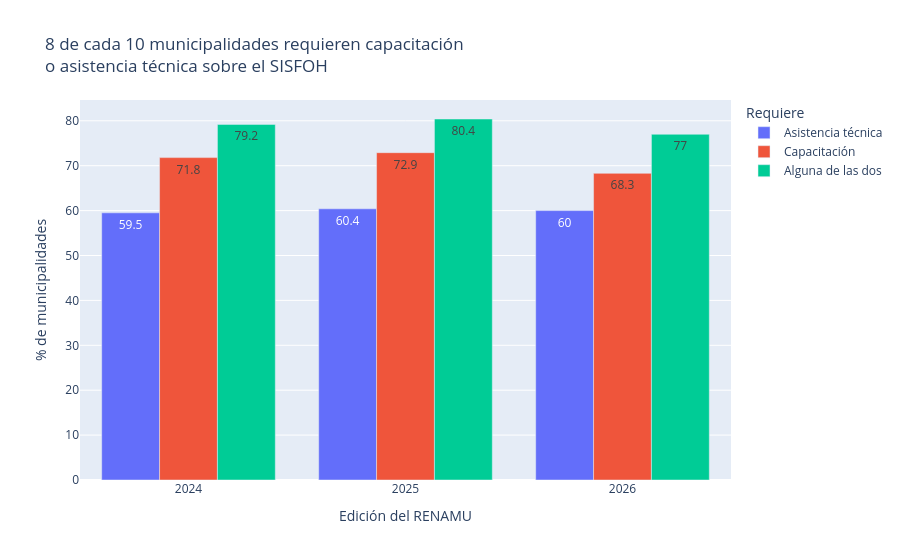

The notebook cell saved with this chart:
### Markdown cell above
### Hallazgo 1: la necesidad de capacitación y asistencia técnica es generalizada y persistente

De acuerdo con el trabajo de suficiencia profesional de la autora (2025), el MIDIS-OFIS cuenta con un equipo de especialistas, llamados Coordinadores Territoriales (CT), que brinda asistencia técnica a las ULE. Las capacitaciones se realizan cuando el personal de la ULE es nuevo, cuando el MIDIS-OFIS diseña nuevos procedimientos o cuando la municipalidad lo requiere; en esos casos, el CT capacita de forma presencial o virtual a todo el equipo técnico de la ULE mediante una presentación. Por otro lado, la asistencia técnica se brinda en el día a día, cuando el equipo técnico de la ULE tiene alguna duda o problema en la atención de las solicitudes de CSE, ya sea en el empadronamiento, la digitación o la firma de las DJ.

De la revisión de la base de datos del RENAMU, cerca de 8 de cada 10 municipalidades declaran que requieren capacitación o asistencia técnica sobre la operatividad del SISFOH (79,2 % en 2024; 80,4 % en 2025 y 77,0 % en 2026). La capacitación es la necesidad más frecuente (entre 68 % y 73 %), por encima de la asistencia técnica (alrededor de 60 %).

Además, la necesidad no es pasajera: el 53,9 % de las municipalidades la declaró en las tres ediciones y solo el 2,8 % no la declaró en ninguna.

### Code cell
# % de municipalidades que requieren apoyo, por año
ETIQUETAS = {"requiere_asistencia": "Asistencia técnica",
             "requiere_capacitacion": "Capacitación",
             "requiere_alguna": "Alguna de las dos"}

por_anio = (renamu.groupby("anio")[list(ETIQUETAS)].mean() * 100).round(1).rename(columns=ETIQUETAS)
por_anio.index = por_anio.index.astype(str)

fig = px.bar(por_anio, y=list(ETIQUETAS.values()), barmode="group", text_auto=True,
             labels={"anio": "Edición del RENAMU", "value": "% de municipalidades", "variable": "Requiere"},
             title="8 de cada 10 municipalidades requieren capacitación<br>o asistencia técnica sobre el SISFOH")
fig.show()

### Figure 1 — Plotly figure (JSON) as saved in the notebook; plotly's stock layout.template omitted (floating-point values rounded to 4 significant figures)
{"data": [{"alignmentgroup": "True", "hovertemplate": "Requiere=Asistencia técnica<br>Edición del RENAMU=%{x}<br>% de municipalidades=%{y}<extra></extra>", "legendgroup": "Asistencia técnica", "marker": {"color": "#636efa", "pattern": {"shape": ""}}, "name": "Asistencia técnica", "offsetgroup": "Asistencia técnica", "orientation": "v", "showlegend": true, "textposition": "auto", "texttemplate": "%{y}", "type": "bar", "x": ["2024", "2025", "2026"], "xaxis": "x", "y": [59.5, 60.4, 60.0], "yaxis": "y"}, {"alignmentgroup": "True", "hovertemplate": "Requiere=Capacitación<br>Edición del RENAMU=%{x}<br>% de municipalidades=%{y}<extra></extra>", "legendgroup": "Capacitación", "marker": {"color": "#EF553B", "pattern": {"shape": ""}}, "name": "Capacitación", "offsetgroup": "Capacitación", "orientation": "v", "showlegend": true, "textposition": "auto", "texttemplate": "%{y}", "type": "bar", "x": ["2024", "2025", "2026"], "xaxis": "x", "y": [71.8, 72.9, 68.3], "yaxis": "y"}, {"alignmentgroup": "True", "hovertemplate": "Requiere=Alguna de las dos<br>Edición del RENAMU=%{x}<br>% de municipalidades=%{y}<extra></extra>", "legendgroup": "Alguna de las dos", "marker": {"color": "#00cc96", "pattern": {"shape": ""}}, "name": "Alguna de las dos", "offsetgroup": "Alguna de las dos", "orientation": "v", "showlegend": true, "textposition": "auto", "texttemplate": "%{y}", "type": "bar", "x": ["2024", "2025", "2026"], "xaxis": "x", "y": [79.2, 80.4, 77.0], "yaxis": "y"}], "layout": {"barmode": "group", "legend": {"title": {"text": "Requiere"}, "tracegroupgap": 0}, "title": {"text": "8 de cada 10 municipalidades requieren capacitación<br>o asistencia técnica sobre el SISFOH"}, "xaxis": {"anchor": "y", "domain": [0, 1], "title": {"text": "Edición del RENAMU"}}, "yaxis": {"anchor": "x", "domain": [0, 1], "title": {"text": "% de municipalidades"}}}}
